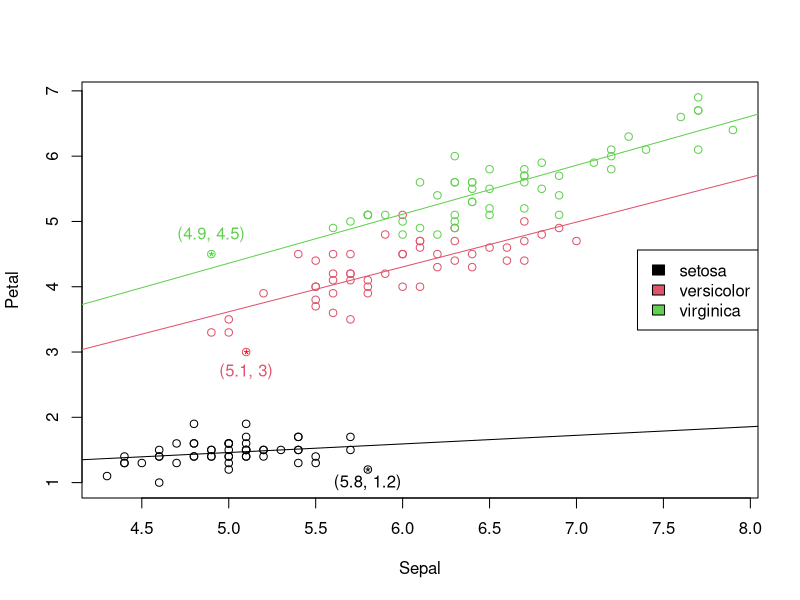
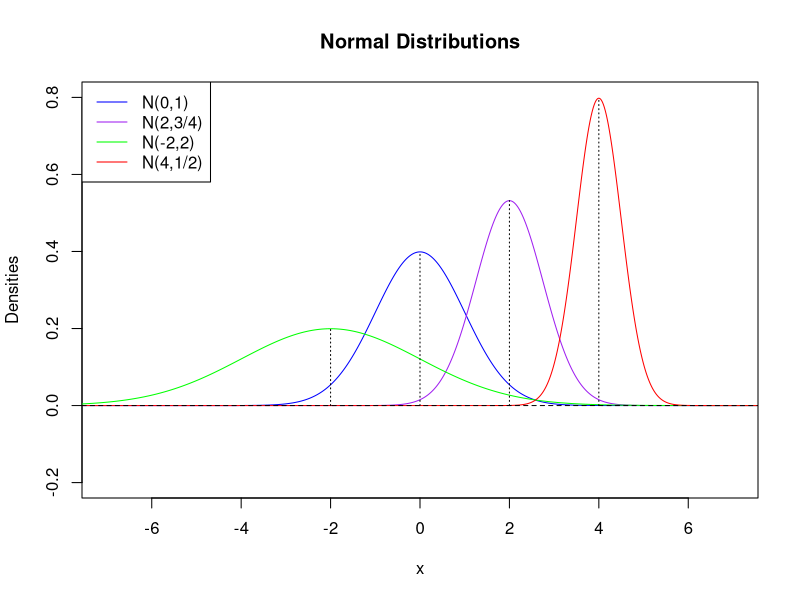

Recreate these plots in R, in order.
## ---- chunk 1
plot(x=iris$Sepal.Length, y=iris$Petal.Length, col=iris$Species, xlab="Sepal", ylab="Petal")
abline(lm(iris$Petal.Length[iris$Species=="setosa"]~iris$Sepal.Length[iris$Species=="setosa"]), col=1)
abline(lm(iris$Petal.Length[iris$Species=="versicolor"]~iris$Sepal.Length[iris$Species=="versicolor"]), col=2)
abline(lm(iris$Petal.Length[iris$Species=="virginica"]~iris$Sepal.Length[iris$Species=="virginica"]), col=3)
legend("right", legend=levels(iris$Species), fill=1:length(levels(iris$Species)))
text(5.8, 1, "(5.8, 1.2)", col=1)
text(5.1, 2.7, "(5.1, 3)", col=2)
text(4.9, 4.8, "(4.9, 4.5)", col=3)
points(5.8, 1.2, pch = "*", col = "black")
points(5.1, 3, pch = "*",col = "red")
points(4.9, 4.5, pch = "*",col = "green")
## ---- chunk 2
# Define x and y points
x <- seq(-10,10,by=.01)
normal_1 <- dnorm(x,mean=0,sd=1)
normal_2 <- dnorm(x, mean=2, sd=3/4)
normal_3 <- dnorm(x, mean=-2, sd=2)
normal_4 <- dnorm(x, mean=4, sd=1/2)

# Construct base plot
# Plot x and y points and connect the dots
plot(x,normal_1,
     xlim=c(-7,7),ylim=c(-.2,.8),
     type="l",col="blue",
     ylab="Densities",
     main="Normal Distributions")

# Use lines() to add other plots
lines(x, normal_2, type="l", col="purple")
lines(x, normal_3, type="l", col="green")
lines(x, normal_4, type="l", col="red")

# Line segements
segments(x0=0,y0=0,x1=0,y1=dnorm(0,mean=0,sd=1),lty=3)
segments(x0=2,y0=0,x1=2,y1=dnorm(2,mean=2,sd=3/4),lty=3)
segments(x0=-2,y0=0,x1=-2,y1=dnorm(-2,mean=-2,sd=2),lty=3)
segments(x0=4,y0=0,x1=4,y1=dnorm(4,mean=4,sd=1/2),lty=3)

# Legend
legend("topleft",legend=c("N(0,1)", "N(2,3/4)", "N(-2,2)", "N(4,1/2)"),
       col=c("blue", "purple", "green", "red"),
       lty=c(1,1,1,1),cex=1)

# Horizontal axis
abline(h=0,lty=2)
